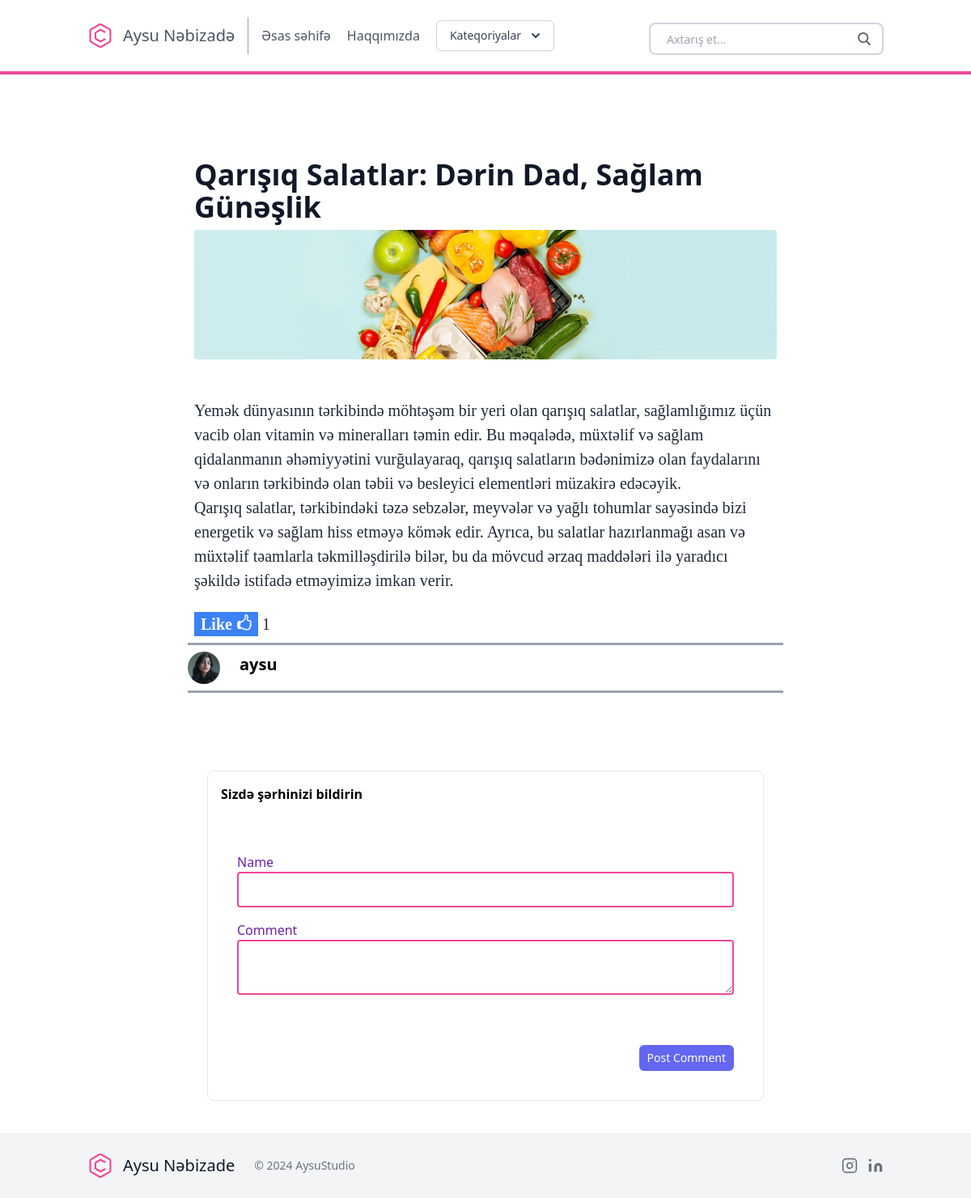
Screenshot of /post/food-1/ with the database file from the repository.
### posts/models.py (models this page shows, shortened)
class Post(models.Model):
    title = models.CharField(max_length=100)
    slug = models.SlugField()
    overview = models.TextField()
    timestamp = models.DateTimeField(auto_now_add=True)
    content = models.TextField()
    author = models.ForeignKey(Author, on_delete=models.CASCADE)
    thumbnail = models.ImageField()
    categories = models.ManyToManyField(Category)
    featured = models.BooleanField()
    likes = models.ManyToManyField(User, related_name='blog_posts')

class Author(models.Model):
    user = models.OneToOneField(User, on_delete=models.CASCADE)
    profile_picture = models.ImageField()
    def __str__(self):
        return self.user.username

### posts/views.py (the view)
# urls.py: path('post/<slug>/', post, name = 'post'),
def post (request,slug):
    post = Post.objects.get(slug = slug)
    latest = Post.objects.order_by('-timestamp')[:3]
    comment_form = CommentForm(request.POST or None)
    if request.method == 'POST':
        form = CommentForm(request.POST, request.FILES)
        if form.is_valid():
            form.save()
    else:
        form = CommentForm()
    if comment_form.is_valid():
        comment = comment_form.save(commit=False)
        comment.post = post
        comment.save()
        comment_form = CommentForm()
    context = {
        'post': post,
        'latest': latest,
        'form': comment_form,
    }
    return render(request, 'post.html', context)

### posts/forms.py (shortened to what this page needs)
class CommentForm(forms.ModelForm):
    class Meta:
            model = Comments
            fields = ['name','bio','photo']

### posts/templatetags/markdown_extras.py (called while the page is built)
@register.filter()
@stringfilter
def markdown(value):
    return md.markdown(value, extensions=['markdown.extensions.fenced_code'])

@register.simple_tag
def get_categories():
    return Category.objects.all()[0:3]

### templates/post.html (shortened to what this page needs)
{% extends 'base.html' %}
{% load markdown_extras %}
{% block content %}
<body class="bg-gray-100 font-sans leading-normal tracking-normal">
	<div class="container w-full md:max-w-3xl mx-auto pt-20">
		<div class="w-full px-4 md:px-6 text-xl text-gray-800 leading-normal" style="font-family:Georgia,serif;">
			<div class="font-sans">
				<h1 class="font-bold font-sans break-normal text-gray-900 pt-6 pb-2 text-3xl md:text-4xl">
					{{ post.title }}</h1>
				<img class="h-40 rounded w-full object-cover object-center mb-6" src="{{ post.thumbnail.url }}"
					alt="content">
			</div>
			<div class="py-6">
				{{ post.content | markdown | safe }}
			</div>
			<div id="likeBtn">
				<button onclick="getCount(1)" type="submit" name="post_id" value="{{ post.id }}"
					class="bg-blue-500 hover:bg-blue-700 text-white font-bold px-2">Like 🖒</button>
				<span id="likeCount"> </span>
			</div>
		</div>
		<hr class="border-b-2 border-gray-400 mb-2 mt-2 mx-4">
		<div class="">
			<a href="http://127.0.0.1:8000/posts/" class="flex w-full items-center font-sans px-4 ">
				<img class="w-10 h-10 rounded-full mr-4" src="{{ post.author.profile_picture.url }}">
				<div class="flex-1 px-2">
					<p class="text-base font-bold text-base md:text-xl leading-none mb-2">
						{{ post.author }}</p>
				</div>
			</a>
		</div>
		<hr class="border-b-2 border-gray-400 mb-8 mt-2  mx-4">
		<br>
		<div class="commenst">
			<div class="w-fullbg-white rounded-lg border p-1 md:p-3 m-10">
				<h3 class="font-semibold p-1">Sizdə şərhinizi bildirin</h3>
				<div class="flex flex-col gap-5 m-3">
					<div class="w-full px-3 mb-2 mt-6">
						<div class="mb-4">
							<label for="name" class="block text-purple-800 font-medium">Name</label>
							<input type="text" id="name" name="name"
								class="border-2 border-[#EC4899] p-2 w-full rounded" required>
						</div>
						<div class="mb-4">
							<label for="comment" class="block text-purple-800 font-medium">Comment</label>
							<textarea id="comment" name="comment" class="border-2 border-[#EC4899] p-2 w-full rounded"
								required></textarea>
						</div>
					</div>
					<div class="w-full flex justify-end px-3 my-3">
						<input type="submit" onclick="getComment()"
							class="px-2.5 py-1.5 rounded-md text-white text-sm bg-indigo-500 text-lg"
							value='Post Comment'>
					</div>
				</div>
			</div>
		</div>
	</div>
</body>
{% endblock content %}

### rows the page displays
Post: title "Qarışıq Salatlar: Dərin Dad, Sağlam Günəşlik", thumbnail (picture), content "Yemək dünyasının tərkibində möhtəşəm bir yeri olan qarışıq salatlar, sağlamlığımız üçün vacib olan vitamin və mineralları təmin edir. Bu məqalədə, müxtəlif və sağlam qidalanmanın əhəmiyyətini vurğulayaraq, qarışıq salatların bədənimizə olan faydalarını və onların tərkibində olan təbii və besleyici elementləri müzakirə edəcəyik. Qarışıq salatlar, tərkibindəki təzə sebzələr, meyvələr və yağlı tohumlar sayəsində bizi energetik və sağlam hiss etməyə kömək edir. Ayrıca, bu salatlar hazırlanmağı asan və müxtəlif təamlarla təkmilləşdirilə bilər, bu da mövcud ərzaq maddələri ilə yaradıcı şəkildə istifadə etməyimizə imkan verir.", author.profile_picture (picture), author "aysu"
